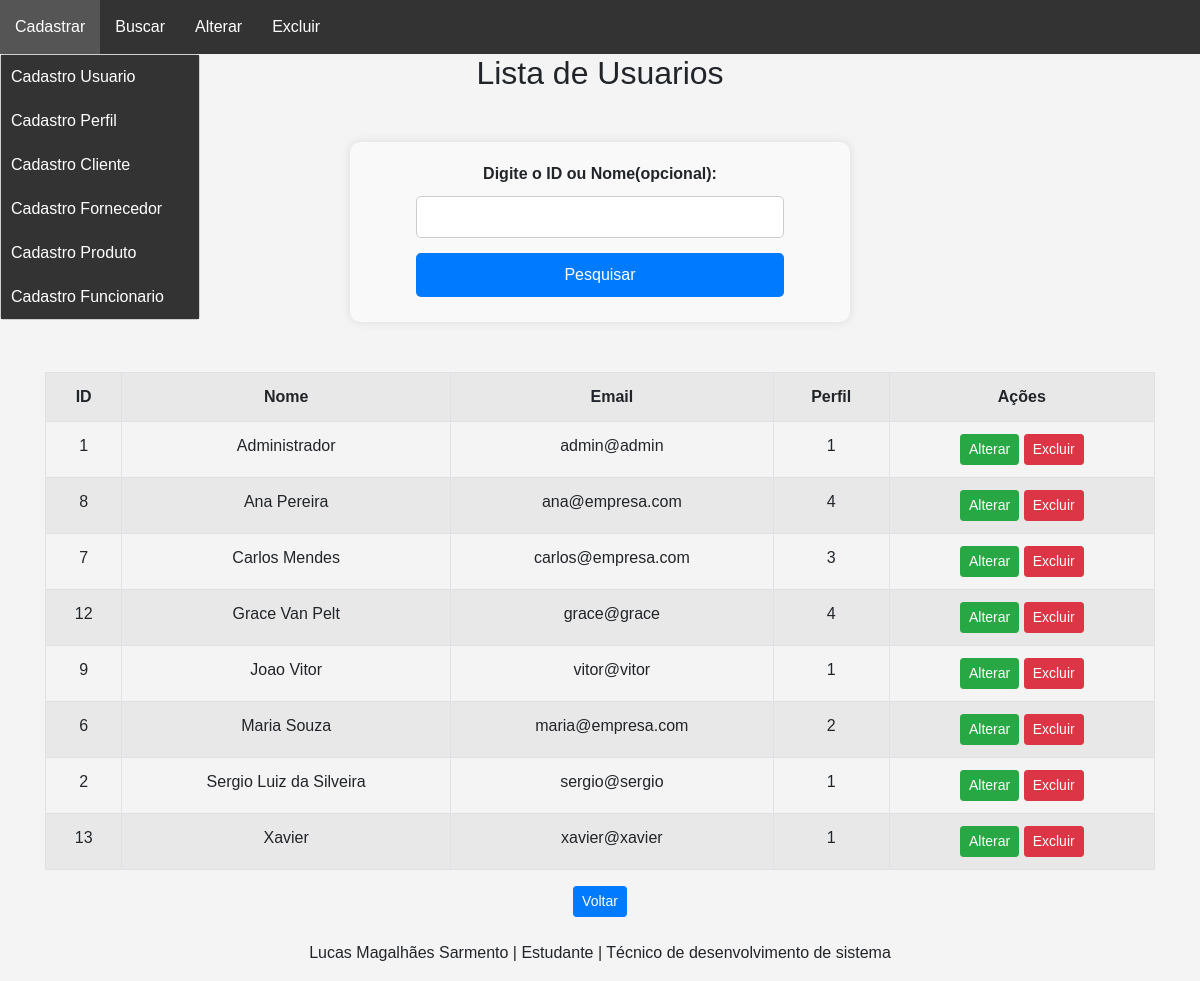
Screenshot of /extra/buscar_usuario.php (signed in) with the database file from the repository.
### tables this page shows
CREATE TABLE IF NOT EXISTS `usuario` (
  `id_usuario` int NOT NULL AUTO_INCREMENT,
  `nome` varchar(100) NOT NULL,
  `senha` varchar(255) NOT NULL,
  `email` varchar(100) NOT NULL,
  `id_perfil` int DEFAULT NULL,
  `senha_temporaria` tinyint(1) DEFAULT '0',
  PRIMARY KEY (`id_usuario`),
  UNIQUE KEY `email` (`email`),
  KEY `id_perfil` (`id_perfil`)
);

### extra/buscar_usuario.php (the view, shortened to what this page needs)
<?php
require_once 'conexao.php';
$permissoes = [
    1 => [
        "Cadastrar" => ["cadastro_usuario.php", "cadastro_perfil.php", "cadastro_cliente.php", "cadastro_fornecedor.php", "cadastro_produto.php", "cadastro_funcionario.php"],
        "Buscar"    => ["buscar_usuario.php", "buscar_perfil.php", "buscar_cliente.php", "buscar_fornecedor.php", "buscar_produto.php", "buscar_funcionario.php"],
        "Alterar"   => ["alterar_usuario.php", "alterar_perfil.php", "alterar_cliente.php", "alterar_fornecedor.php", "alterar_produto.php", "alterar_funcionario.php"],
        "Excluir"   => ["excluir_usuario.php", "excluir_perfil.php", "excluir_cliente.php", "excluir_fornecedor.php", "excluir_produto.php", "excluir_funcionario.php"]
    ],
    2 => [
        "Cadastrar" => ["cadastro_cliente.php"],
        "Buscar"    => ["buscar_cliente.php", "buscar_fornecedor.php", "buscar_produto.php"],
        "Alterar"   => ["alterar_fornecedor.php", "alterar_produto.php"],
        "Excluir"   => ["excluir_produto.php"]
    ],
    3 => [
        "Cadastrar" => ["cadastro_fornecedor.php", "cadastro_produto.php"],
        "Buscar"    => ["buscar_cliente.php", "buscar_fornecedor.php", "buscar_produto.php"],
        "Alterar"   => ["alterar_fornecedor.php", "alterar_produto.php"],
        "Excluir"   => ["excluir_produto.php"]
    ],
    4 => [
        "Cadastrar" => ["cadastro_usuario.php"],
        "Buscar"    => ["buscar_produto.php"],
        "Alterar"   => ["alterar_cliente.php"]
    ]
];
$id_perfil = (int) $_SESSION['perfil'];
$opcoes_menu = $permissoes[$id_perfil] ?? [];
if($_SERVER["REQUEST_METHOD"]=="POST" && !empty($_POST['busca'])){
    $busca = trim($_POST['busca']);
    if(is_numeric($busca)){
        $sql="SELECT * FROM usuario WHERE id_usuario = :busca ORDER BY nome ASC";
        $stmt=$pdo->prepare($sql);
        $stmt->bindParam(':busca',$busca, PDO::PARAM_INT);
    }else{
        $sql="SELECT * FROM usuario WHERE nome LIKE :busca_nome ORDER BY nome ASC";
        $stmt=$pdo->prepare($sql);
        $stmt->bindValue(':busca_nome',"$busca%", PDO::PARAM_STR);
    }
}else{
    $sql="SELECT * FROM usuario ORDER BY nome ASC";
    $stmt=$pdo->prepare($sql);
}
$stmt->execute();
$usuarios = $stmt->fetchALL(PDO::FETCH_ASSOC);
?>
<!DOCTYPE html>
<html lang="pt-br">
<head>
    <link rel="stylesheet" href="css/bootstrap.min.css">
    <link rel="stylesheet" href="styles.css">
</head>
<body>
    <nav>
        <ul class="menu">
            <?php foreach ($opcoes_menu as $categoria => $arquivos): ?>
                <li class="dropdown">
                    <a href="#"><?= htmlspecialchars($categoria) ?></a>
                </li>
            <?php endforeach; ?>
        </ul>
    </nav>
    <h2>Lista de Usuarios</h2>
    <form action="buscar_usuario.php" method="POST" onsubmit="return validarBusca()">
        <label for="busca">Digite o ID ou Nome(opcional): </label>
        <input type="text" id="busca" name="busca">
        <button type="submit">Pesquisar</button>
    </form>
    <?php if(!empty($usuarios)):?>
        <div class="container mt-4">
            <div class="table-responsive">
                <table class="table table-striped table-bordered table-hover text-center">
                    <tr>
                        <th>ID</th>
                        <th>Nome</th>
                        <th>Email</th>
                        <th>Perfil</th>
                        <th>Ações</th>
                    </tr>
                <?php foreach($usuarios as $usuario):?>
                    <tr>
                        <td><?=htmlspecialchars($usuario['id_usuario'])?></td>
                        <td><?=htmlspecialchars($usuario['nome'])?></td>
                        <td><?=htmlspecialchars($usuario['email'])?></td>
                        <td><?=htmlspecialchars($usuario['id_perfil'])?></td>
                        <td>
                            <a href="alterar_usuario.php?id=<?=htmlspecialchars($usuario['id_usuario'])?>"class="btn btn-success btn-sm">Alterar</a>
                            <a href="excluir_usuario.php?id=<?=htmlspecialchars($usuario['id_usuario'])?>"onclick="return confirm('Tem certeza que deseja excluir este usuario?')"class="btn btn-danger btn-sm">Excluir</a>
                        </td>
                    </tr>
                <?php endforeach;?>
                </table>
            </div>
        </div>
    <?php else:?>
        <p>Nenhum usuario encontrado.</p>
    <?php endif;?>
    <a href="principal.php" class="btn btn-primary btn-sm"> Voltar</a>
<br><br>
    <center>
        <address>Lucas Magalhães Sarmento | Estudante | Técnico de desenvolvimento de sistema</address>
    </center>
</body>
</html>

### extra/styles.css (style rules this page uses)
body { font-family: Arial, sans-serif; background-color: #f4f4f4; text-align: center; }
input, button { width: 100%; padding: 10px; margin: 5px 0; }
.menu { list-style: none; padding: 0; margin: 0; display: flex; background-color: #333; }
.menu li { position: relative; }
.menu li a { display: block; padding: 15px; color: white; text-decoration: none; background-color: #333; }
form { width: 500px; margin: 50px auto; padding: 20px; background-color: #f9f9f9; border-radius: 10px; box-shadow: 0px 0px 10px rgba(0, 0, 0, 0.1); display: flex; flex-direction: column; align-items: center; }
label { display: block; font-weight: bold; margin-bottom: 5px; }
input[type="text"], input[type="email"], input[type="password"], select { width: 80%; padding: 8px; margin-bottom: 10px; border: 1px solid #ccc; border-radius: 5px; font-size: 16px; }
button { width: 80%; padding: 10px; background-color: #007bff; color: white; border: none; border-radius: 5px; font-size: 16px; cursor: pointer; transition: 0.3s; }

### rows the page displays
usuario: id_usuario "1", nome "Administrador", email "admin@admin", id_perfil "1"
usuario: id_usuario "8", nome "Ana Pereira", email "ana@empresa.com", id_perfil "4"
usuario: id_usuario "7", nome "Carlos Mendes", email "carlos@empresa.com", id_perfil "3"
usuario: id_usuario "12", nome "Grace Van Pelt", email "grace@grace", id_perfil "4"
usuario: id_usuario "9", nome "Joao Vitor", email "vitor@vitor", id_perfil "1"
usuario: id_usuario "6", nome "Maria Souza", email "maria@empresa.com", id_perfil "2"
usuario: id_usuario "2", nome "Sergio Luiz da Silveira", email "sergio@sergio", id_perfil "1"
usuario: id_usuario "13", nome "Xavier", email "xavier@xavier", id_perfil "1"

### other values shown
$categoria "Cadastrar"
$categoria "Buscar"
$categoria "Alterar"
$categoria "Excluir"
